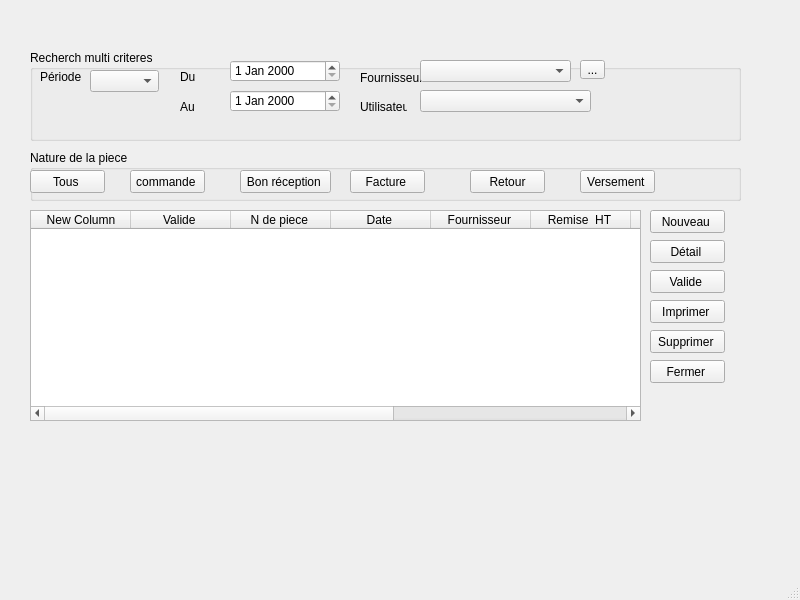
<?xml version="1.0" encoding="UTF-8"?>
<ui version="4.0">
 <class>MainWindow</class>
 <widget class="QMainWindow" name="MainWindow">
  <property name="geometry">
   <rect>
    <x>0</x>
    <y>0</y>
    <width>800</width>
    <height>600</height>
   </rect>
  </property>
  <property name="windowTitle">
   <string>MainWindow</string>
  </property>
  <widget class="QWidget" name="centralwidget">
   <widget class="QPushButton" name="pushButton_109">
    <property name="geometry">
     <rect>
      <x>650</x>
      <y>210</y>
      <width>75</width>
      <height>23</height>
     </rect>
    </property>
    <property name="text">
     <string>Nouveau </string>
    </property>
   </widget>
   <widget class="QPushButton" name="pushButton_115">
    <property name="geometry">
     <rect>
      <x>650</x>
      <y>240</y>
      <width>75</width>
      <height>23</height>
     </rect>
    </property>
    <property name="text">
     <string>Détail </string>
    </property>
   </widget>
   <widget class="QGroupBox" name="groupBox_33">
    <property name="geometry">
     <rect>
      <x>30</x>
      <y>150</y>
      <width>711</width>
      <height>51</height>
     </rect>
    </property>
    <property name="title">
     <string>Nature de la piece </string>
    </property>
    <widget class="QPushButton" name="pushButton_110">
     <property name="geometry">
      <rect>
       <x>0</x>
       <y>20</y>
       <width>75</width>
       <height>23</height>
      </rect>
     </property>
     <property name="text">
      <string>Tous </string>
     </property>
    </widget>
    <widget class="QPushButton" name="pushButton_111">
     <property name="geometry">
      <rect>
       <x>100</x>
       <y>20</y>
       <width>75</width>
       <height>23</height>
      </rect>
     </property>
     <property name="text">
      <string>commande </string>
     </property>
    </widget>
    <widget class="QPushButton" name="pushButton_112">
     <property name="geometry">
      <rect>
       <x>210</x>
       <y>20</y>
       <width>91</width>
       <height>23</height>
      </rect>
     </property>
     <property name="text">
      <string>Bon réception </string>
     </property>
    </widget>
    <widget class="QPushButton" name="pushButton_113">
     <property name="geometry">
      <rect>
       <x>320</x>
       <y>20</y>
       <width>75</width>
       <height>23</height>
      </rect>
     </property>
     <property name="text">
      <string>Facture </string>
     </property>
    </widget>
    <widget class="QPushButton" name="pushButton_114">
     <property name="geometry">
      <rect>
       <x>440</x>
       <y>20</y>
       <width>75</width>
       <height>23</height>
      </rect>
     </property>
     <property name="text">
      <string>Retour</string>
     </property>
    </widget>
    <widget class="QPushButton" name="pushButton_116">
     <property name="geometry">
      <rect>
       <x>550</x>
       <y>20</y>
       <width>75</width>
       <height>23</height>
      </rect>
     </property>
     <property name="text">
      <string>Versement </string>
     </property>
    </widget>
   </widget>
   <widget class="QPushButton" name="pushButton_125">
    <property name="geometry">
     <rect>
      <x>650</x>
      <y>300</y>
      <width>75</width>
      <height>23</height>
     </rect>
    </property>
    <property name="text">
     <string>Imprimer </string>
    </property>
   </widget>
   <widget class="QTableWidget" name="tableWidget_16">
    <property name="geometry">
     <rect>
      <x>30</x>
      <y>210</y>
      <width>611</width>
      <height>211</height>
     </rect>
    </property>
    <column>
     <property name="text">
      <string>New Column</string>
     </property>
    </column>
    <column>
     <property name="text">
      <string>Valide </string>
     </property>
    </column>
    <column>
     <property name="text">
      <string>N de piece </string>
     </property>
    </column>
    <column>
     <property name="text">
      <string>Date </string>
     </property>
    </column>
    <column>
     <property name="text">
      <string>Fournisseur </string>
     </property>
    </column>
    <column>
     <property name="text">
      <string>Remise  HT </string>
     </property>
    </column>
    <column>
     <property name="text">
      <string>Remise </string>
     </property>
    </column>
    <column>
     <property name="text">
      <string>Montant TVA</string>
     </property>
    </column>
    <column>
     <property name="text">
      <string>Montant TTC </string>
     </property>
    </column>
    <column>
     <property name="text">
      <string>Rest a regler </string>
     </property>
    </column>
   </widget>
   <widget class="QPushButton" name="pushButton_128">
    <property name="geometry">
     <rect>
      <x>650</x>
      <y>330</y>
      <width>75</width>
      <height>23</height>
     </rect>
    </property>
    <property name="text">
     <string>Supprimer </string>
    </property>
   </widget>
   <widget class="QGroupBox" name="groupBox_34">
    <property name="geometry">
     <rect>
      <x>30</x>
      <y>50</y>
      <width>711</width>
      <height>91</height>
     </rect>
    </property>
    <property name="title">
     <string>Recherch multi criteres </string>
    </property>
    <widget class="QLabel" name="label_222">
     <property name="geometry">
      <rect>
       <x>10</x>
       <y>20</y>
       <width>47</width>
       <height>13</height>
      </rect>
     </property>
     <property name="text">
      <string>Période </string>
     </property>
    </widget>
    <widget class="QLabel" name="label_223">
     <property name="geometry">
      <rect>
       <x>150</x>
       <y>20</y>
       <width>47</width>
       <height>13</height>
      </rect>
     </property>
     <property name="text">
      <string>Du </string>
     </property>
    </widget>
    <widget class="QLabel" name="label_224">
     <property name="geometry">
      <rect>
       <x>150</x>
       <y>50</y>
       <width>47</width>
       <height>13</height>
      </rect>
     </property>
     <property name="text">
      <string>Au </string>
     </property>
    </widget>
    <widget class="QLabel" name="label_225">
     <property name="geometry">
      <rect>
       <x>330</x>
       <y>20</y>
       <width>61</width>
       <height>16</height>
      </rect>
     </property>
     <property name="text">
      <string>Fournisseur </string>
     </property>
    </widget>
    <widget class="QLabel" name="label_226">
     <property name="geometry">
      <rect>
       <x>330</x>
       <y>50</y>
       <width>47</width>
       <height>13</height>
      </rect>
     </property>
     <property name="text">
      <string>Utilisateur </string>
     </property>
    </widget>
    <widget class="QComboBox" name="comboBox_54">
     <property name="geometry">
      <rect>
       <x>60</x>
       <y>20</y>
       <width>69</width>
       <height>22</height>
      </rect>
     </property>
    </widget>
    <widget class="QComboBox" name="comboBox_55">
     <property name="geometry">
      <rect>
       <x>390</x>
       <y>10</y>
       <width>151</width>
       <height>22</height>
      </rect>
     </property>
    </widget>
    <widget class="QComboBox" name="comboBox_56">
     <property name="geometry">
      <rect>
       <x>390</x>
       <y>40</y>
       <width>171</width>
       <height>22</height>
      </rect>
     </property>
    </widget>
    <widget class="QDateEdit" name="dateEdit_21">
     <property name="geometry">
      <rect>
       <x>200</x>
       <y>10</y>
       <width>110</width>
       <height>22</height>
      </rect>
     </property>
    </widget>
    <widget class="QDateEdit" name="dateEdit_22">
     <property name="geometry">
      <rect>
       <x>200</x>
       <y>40</y>
       <width>110</width>
       <height>22</height>
      </rect>
     </property>
    </widget>
    <widget class="QToolButton" name="toolButton_9">
     <property name="geometry">
      <rect>
       <x>550</x>
       <y>10</y>
       <width>25</width>
       <height>19</height>
      </rect>
     </property>
     <property name="text">
      <string>...</string>
     </property>
    </widget>
   </widget>
   <widget class="QPushButton" name="pushButton_118">
    <property name="geometry">
     <rect>
      <x>650</x>
      <y>270</y>
      <width>75</width>
      <height>23</height>
     </rect>
    </property>
    <property name="text">
     <string>Valide </string>
    </property>
   </widget>
   <widget class="QPushButton" name="pushButton_119">
    <property name="geometry">
     <rect>
      <x>650</x>
      <y>360</y>
      <width>75</width>
      <height>23</height>
     </rect>
    </property>
    <property name="text">
     <string>Fermer </string>
    </property>
   </widget>
  </widget>
  <widget class="QMenuBar" name="menubar">
   <property name="geometry">
    <rect>
     <x>0</x>
     <y>0</y>
     <width>800</width>
     <height>21</height>
    </rect>
   </property>
  </widget>
  <widget class="QStatusBar" name="statusbar"/>
 </widget>
 <resources/>
 <connections/>
</ui>
